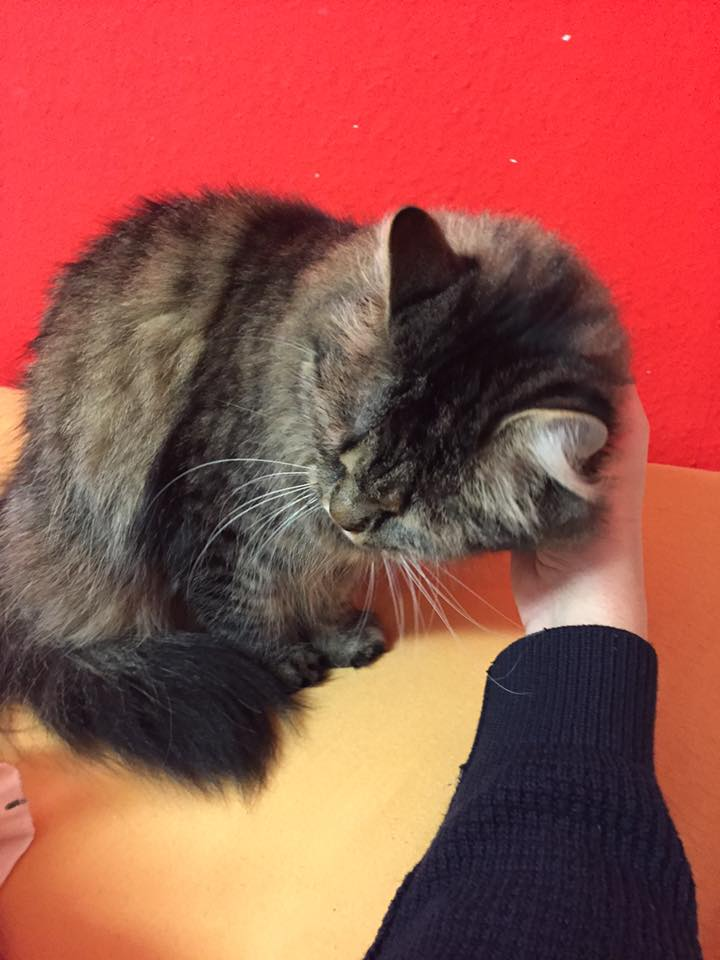
//> input picture test/smila.jpg, 720 x 960 px
$ ./sample   (built with g++ and OpenCV 4)
//> lines starting //> are read from the running program, lines starting //| are printed output that depends on the picture
### src/guidedFilter.hpp
#ifndef GUIDED_FILTER_H
#define GUIDED_FILTER_H
#include <iostream>
#include <opencv2/opencv.hpp>

namespace fgf {

  /** @brief unnormalized boxfilter

    @param imSrc input image
    @param r size of extension into all directions
   */
  cv::Mat inline boxfilter(const cv::Mat &imSrc, size_t r) {
    r = r * 2 + 1;
    cv::Mat imDst;
  	cv::boxFilter(imSrc, imDst, -1, cv::Size(r,r), cv::Point(-1, -1), false, cv::BORDER_CONSTANT);
    return imDst;
  }

  /** @brief multiplies each channel of the colorImage with the
             perChannel matrix

    @param colorImage given colorImage (3 channels)
    @param perChannel channel that has to be multiplied on all channels (1 channel)
  */
  // [12 lines left out: function mul, not called in this run]

  // see documentation above
  void inline structureTransference1C(
    const cv::Mat &I_,
    const cv::Mat &p_,
    cv::Mat &q,
    const size_t r,
    const double eps,
    const size_t s)
  {
    cv::Mat I, p;
    I_.convertTo(I, CV_32F);
    I = I /255.0;

    cv::Mat I_sub, p_sub;
    size_t r_sub = r / s;


    cv::resize(I, I_sub, cv::Size(I.cols/s, I.rows/s), 0, 0, cv::INTER_NEAREST);
    cv::Mat mean_I, mean_p;
    mean_I = boxfilter(I_sub, r_sub);

    cv::Mat N(I_sub.rows, I_sub.cols, CV_32F, cv::Scalar(1));
    N = boxfilter(N, r_sub);

    mean_I = mean_I / N;

    if (&I_ == &p_) {
      // in case of just smoothing we do not need to run the
      //   - resize
      //   - boxplot
      //   - div / N
      // twice on the same data
      p = I;
      p_sub = I_sub;
      mean_p = mean_I;
    } else {
      // actual structural transfer
      p_.convertTo(p, CV_32F);
      p = p / 255.0;
      cv::resize(p, p_sub, cv::Size(p.cols/s, p.rows/s), 0, 0, cv::INTER_NEAREST);
      mean_p = boxfilter(p_sub, r_sub);
      mean_p = mean_p / N;
    }


    cv::Mat mean_Ip = boxfilter(I_sub.mul(p_sub), r_sub);
    mean_Ip = mean_Ip / N;

    cv::Mat cov_Ip = mean_Ip - mean_I.mul(mean_p); // cov of (I, p) in each local patch

    cv::Mat mean_II = boxfilter(I_sub.mul(I_sub), r_sub) / N;
    cv::Mat var_I = mean_II - mean_I.mul(mean_I);

    cv::Mat a, b;
    a = cov_Ip / (var_I + eps);
    b = mean_p - a.mul(mean_I);

    a = boxfilter(a, r_sub) / N;
    b = boxfilter(b, r_sub) / N;

    cv::resize(a, a, I.size(), cv::INTER_LINEAR);
    cv::resize(b, b, p.size()), cv::INTER_LINEAR;

    q = a.mul(I) + b;
    q *= 255;
    q.convertTo(q, CV_8U);
  }


  /**  @brief transfers structure of one image onto the other

    @param I guidance image
    @param p filtering input image
    @param q filter output image
    @param r local window radius
    @param eps regularization parameter
    @param s subsampling ratio
  */
  // [31 lines left out: function structureTransference, not called in this run]

  /** @brief fast guided filter that blurs the image but preserves edges

  @param in Source image
  @param out Output image
  @param r local window radius
  @param eps regularization parameter
  @param s subsampling ratio

   */
  void inline blur(
    const cv::Mat &in,
    cv::Mat &out,
    const size_t r,
    const double eps,
    const size_t s)
  {
    assert(in.channels() == 1 || in.channels() == 3);
    if (in.channels() == 1) {
      structureTransference(in, in, out, r, eps, s);
    } else {
      // color image
      cv::Mat bgr[3];
      cv::split(in, bgr);

      cv::Mat bBlur, gBlur, rBlur;

      structureTransference1C(bgr[0], bgr[0], bBlur, r, eps, s);
      structureTransference1C(bgr[1], bgr[1], gBlur, r, eps, s);
      structureTransference1C(bgr[2], bgr[2], rBlur, r, eps, s);

      std::vector<cv::Mat> channels;
      channels.push_back(bBlur);
      channels.push_back(gBlur);
      channels.push_back(rBlur);

      cv::merge(channels, out);
    }
  }

}

#endif

### test/sample.cpp
#include <iostream>
#include <opencv2/opencv.hpp>
#include <opencv2/ximgproc.hpp>
#include "../src/guidedFilter.hpp"

using namespace cv::ximgproc;

int main()
{

	cv::Mat image;
	image = cv::imread("../test/smila.jpg");
//> image is the input picture: 960 rows x 720 cols, CV_8UC3; mean B, G, R 73.2, 82.5, 156.7
	//image = cv::imread("../test/cat.bmp", 0);

	cv::Mat blur;
	int r = 8;
	double eps = 0.4 * 0.4;
	size_t s = 1;

	cv::Mat dst;
	guidedFilter(image, image, dst, r, 1000, -1);

	fgf::blur(image, blur, r, eps, s);
//> in blur, `cv::split(in, bgr);`:
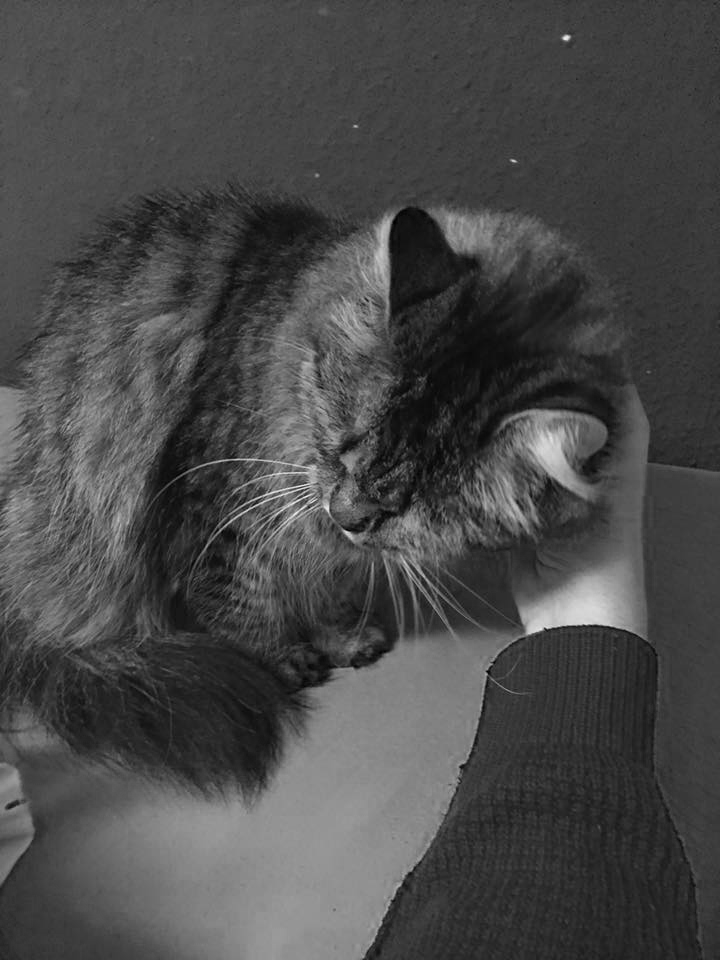
//> bgr[0]: 960 rows x 720 cols, CV_8UC1; min 0, max 249, mean 73.2
//> call 2 of boxfilter, with r = 8
//> in boxfilter (call 2), `cv::boxFilter(imSrc, imDst, -1, cv::Size(r,r), cv::Point(-1, -1), fals..`:
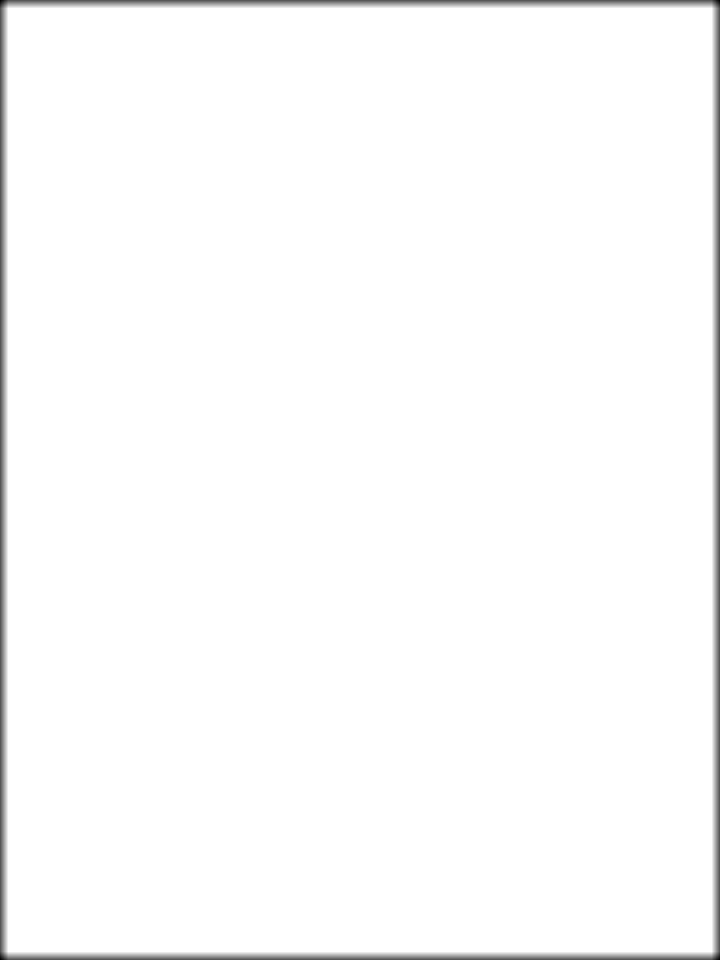
//> imDst: 960 rows x 720 cols, CV_32FC1; min 81, max 289, mean 286; drawn with min black and max white
//> in boxfilter (call 7), `cv::boxFilter(imSrc, imDst, -1, cv::Size(r,r), cv::Point(-1, -1), fals..`:
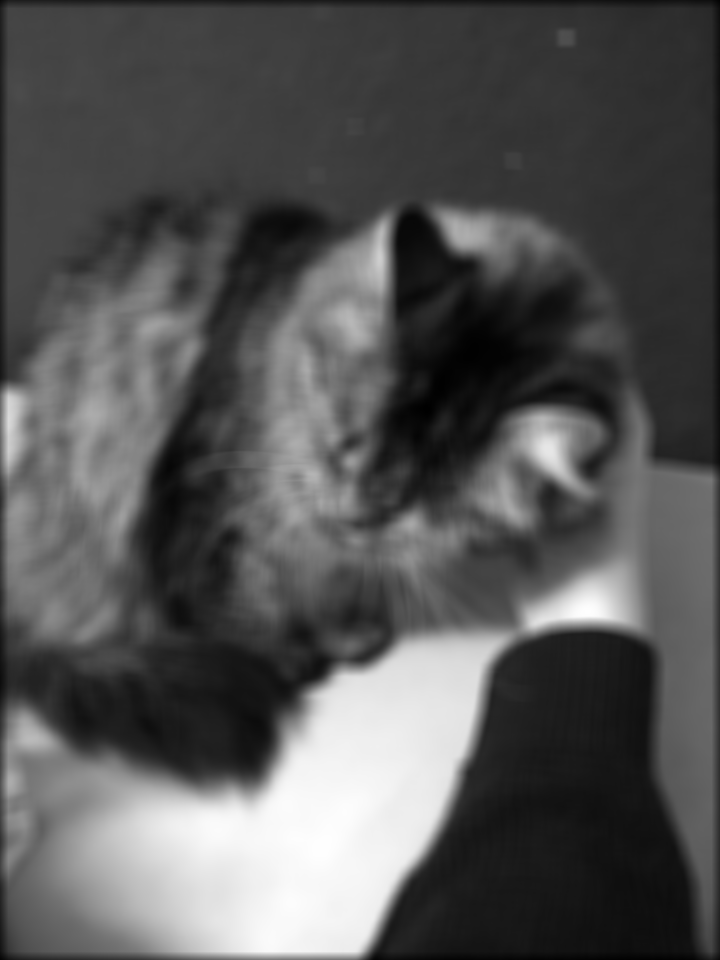
//> imDst: 960 rows x 720 cols, CV_32FC1; min 9.53, max 255.9, mean 92.6; drawn with min black and max white
//> call 3 of structureTransference1C, with r = 8, eps = 0.16, s = 1
//> in structureTransference1C (call 3), `mean_Ip = mean_Ip / N;`:
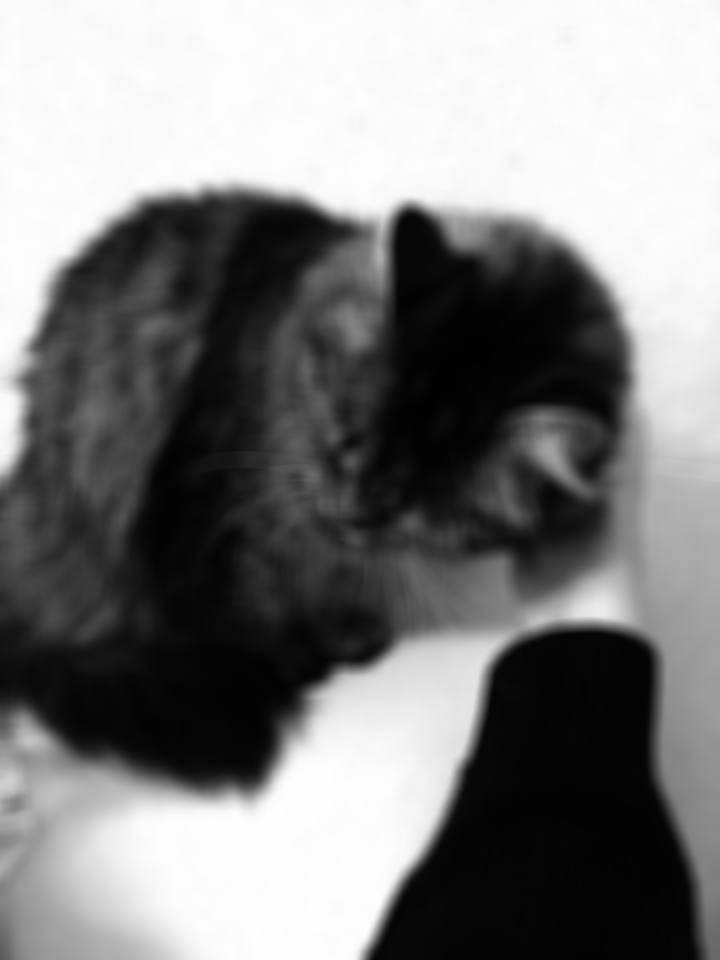
//> mean_Ip: 960 rows x 720 cols, CV_32FC1; min 0.00555, max 1, mean 0.498
//> in structureTransference1C (call 3), `b = mean_p - a.mul(mean_I);`:
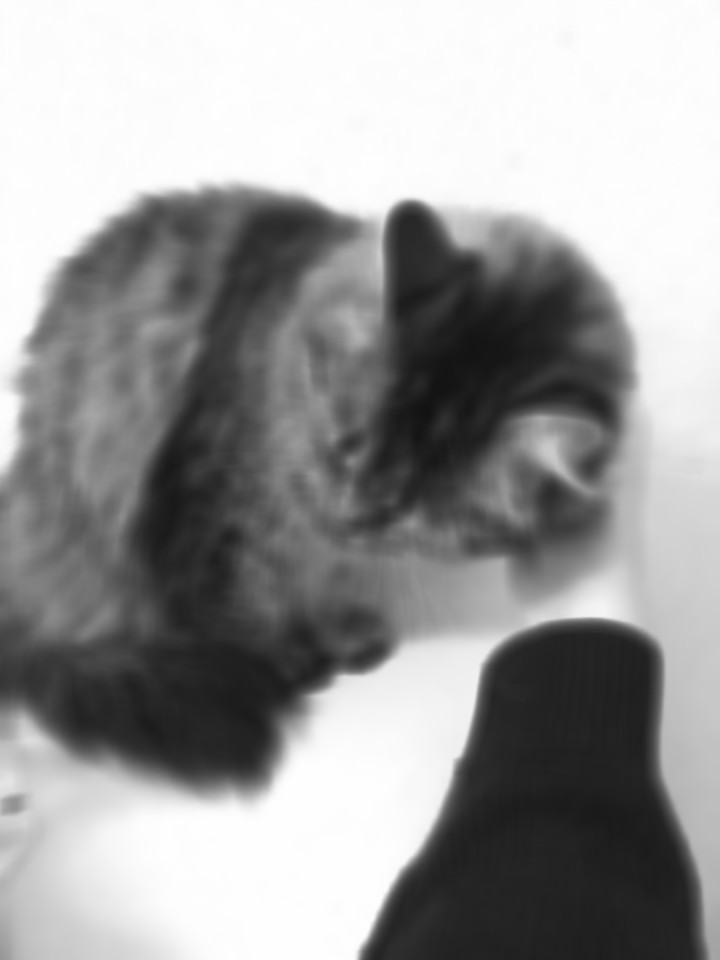
//> b: 960 rows x 720 cols, CV_32FC1; min 0.074, max 1, mean 0.603
//> in structureTransference1C (call 3), `a = boxfilter(a, r_sub) / N;`:
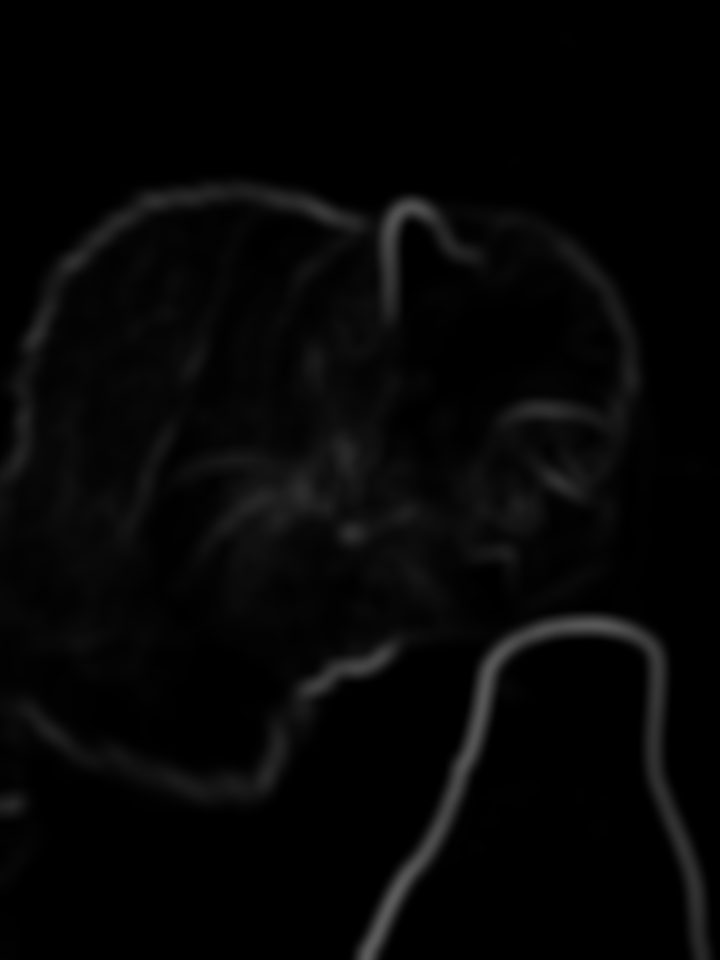
//> a: 960 rows x 720 cols, CV_32FC1; min 1.15e-05, max 0.364, mean 0.0234

	// ----------------------


	cv::namedWindow("Display Image", cv::WINDOW_AUTOSIZE );
  cv::imshow("Display Image", image);
	cv::waitKey(0);

	cv::namedWindow("Display Image", cv::WINDOW_AUTOSIZE );
	cv::imshow("Display Image (ocv gf)", dst);
	cv::waitKey(0);

	cv::namedWindow("Display Image", cv::WINDOW_AUTOSIZE );
	cv::imshow("Display Image (own gf)", blur);
	cv::waitKey(0);

	return 0;
}

$ run again, with test/cat.bmp saved as test/smila.jpg
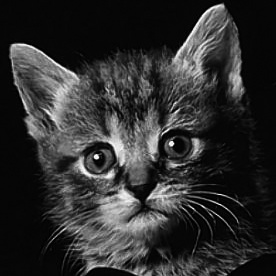
//> input picture test/cat.bmp, 276 x 276 px
//> image is the input picture: 276 rows x 276 cols, CV_8UC3; min 0, max 255, mean 46.9
//> in structureTransference1C, `a = boxfilter(a, r_sub) / N;`:
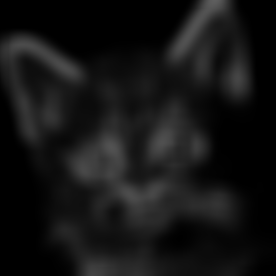
//> a: 276 rows x 276 cols, CV_32FC1; min 9.16e-06, max 0.37, mean 0.0808
//> in structureTransference1C, `q = a.mul(I) + b;`:
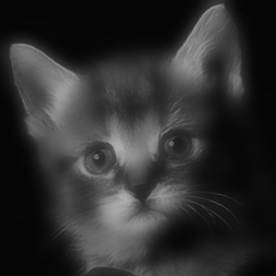
//> q: 276 rows x 276 cols, CV_32FC1; min 0.0216, max 0.694, mean 0.184

$ run again, with test/tulips.bmp saved as test/smila.jpg
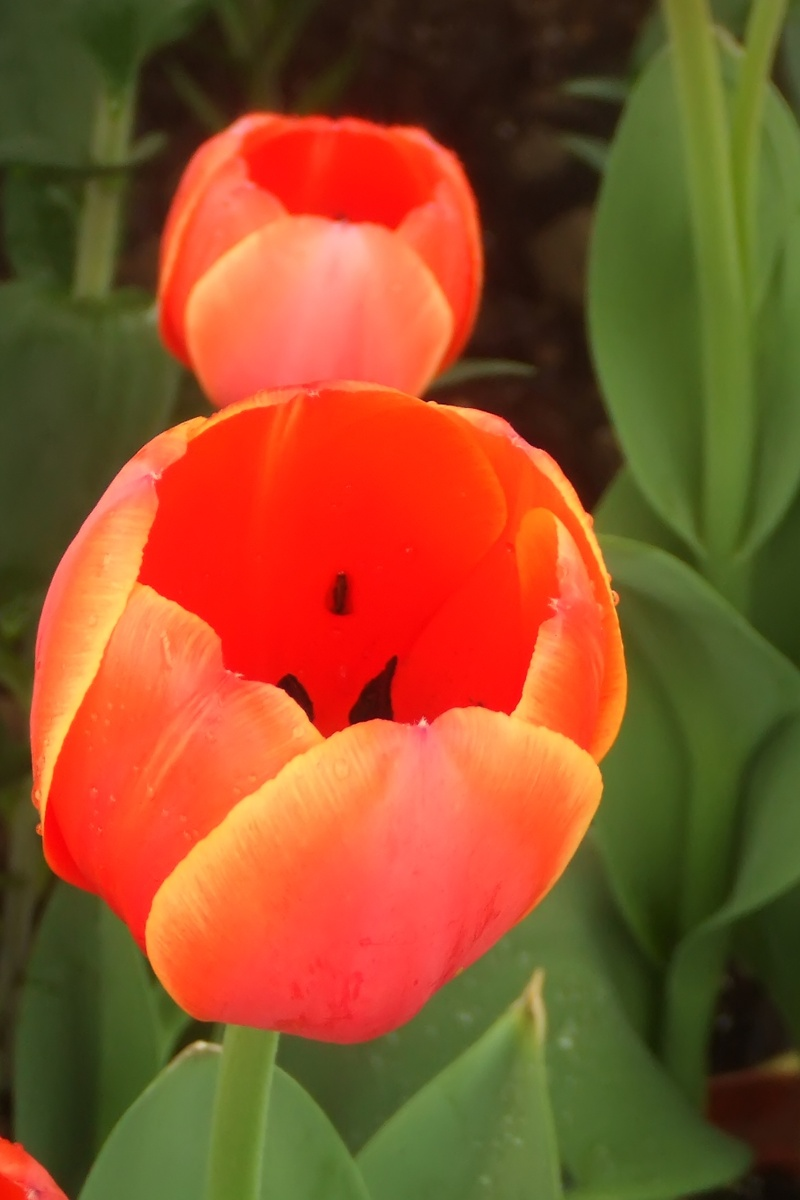
//> input picture test/tulips.bmp, 800 x 1200 px
//> image is the input picture: 1200 rows x 800 cols, CV_8UC3; mean B, G, R 40.6, 81.6, 142.9
//> in structureTransference1C (call 3), `a = cov_Ip / (var_I + eps);`:
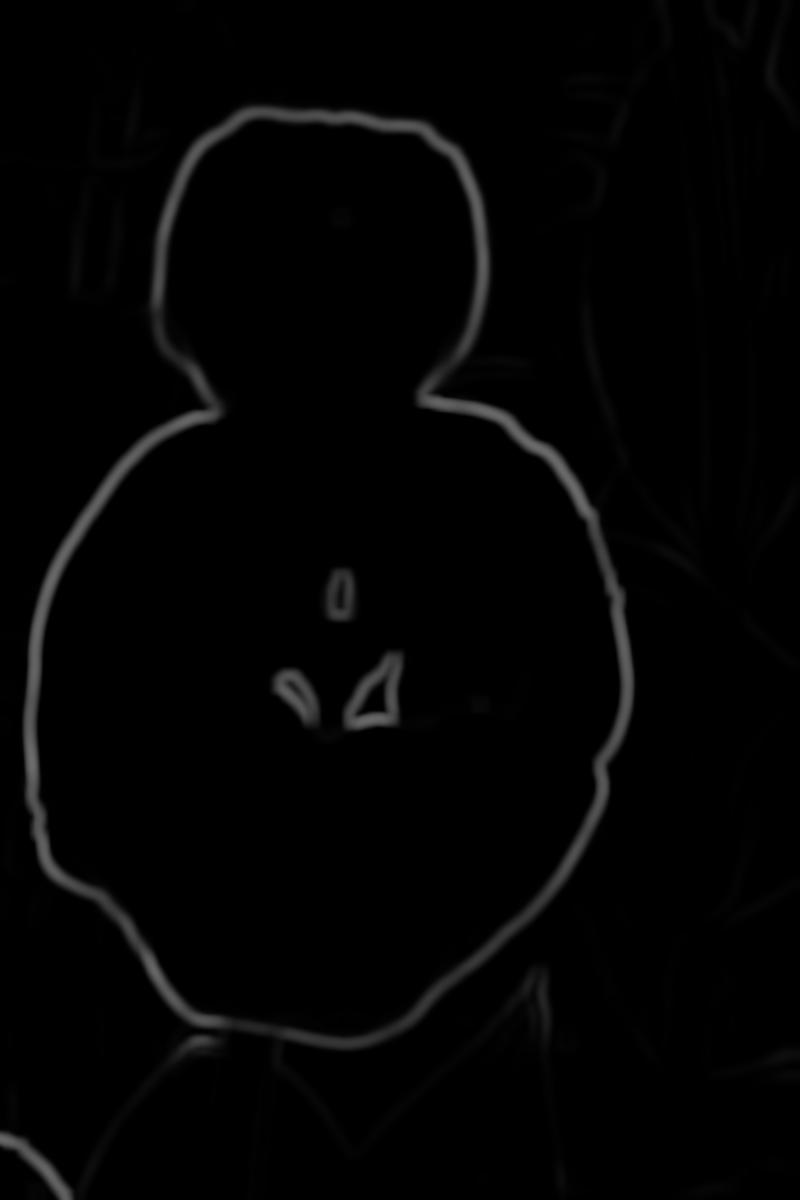
//> a: 1200 rows x 800 cols, CV_32FC1; min 3.73e-07, max 0.427, mean 0.0146
//> in structureTransference1C (call 3), `b = mean_p - a.mul(mean_I);`:
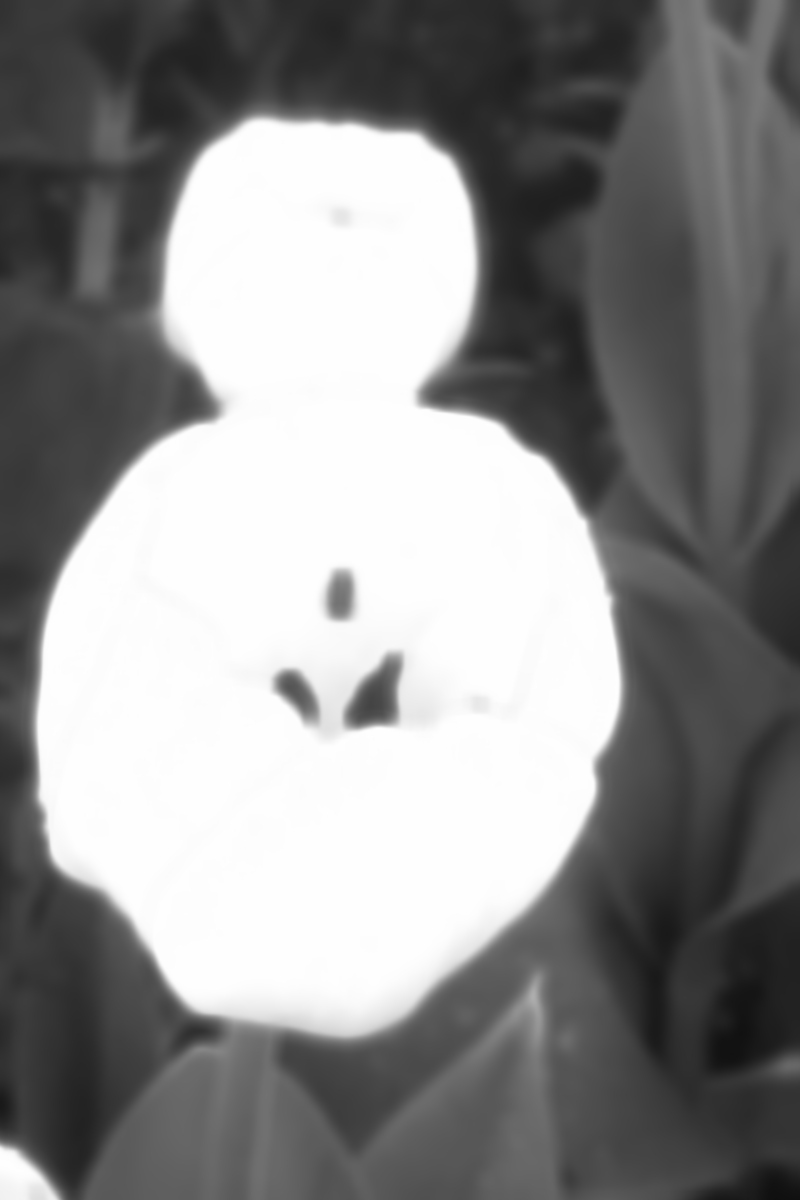
//> b: 1200 rows x 800 cols, CV_32FC1; min 0.0623, max 1, mean 0.552
